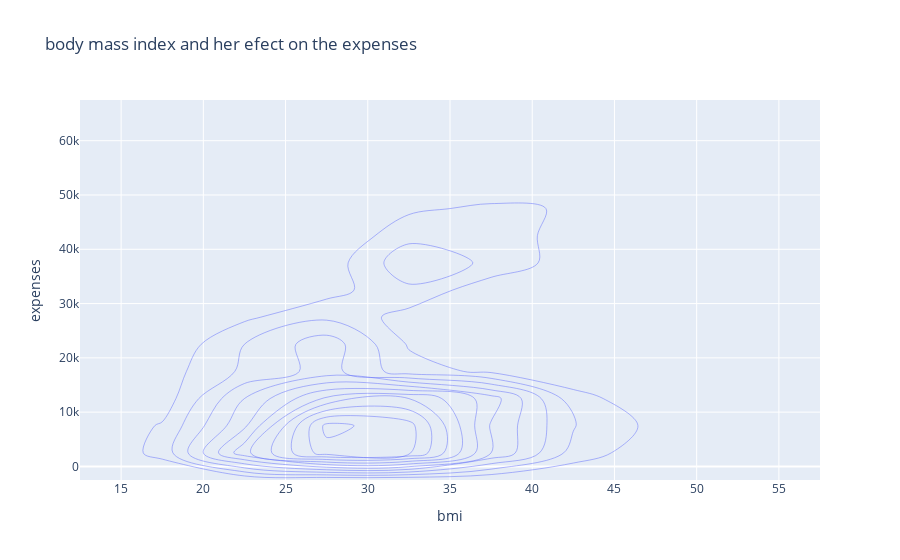

The notebook cell saved with this chart:
### Code cell
fig_bmi_1 = px.density_contour(
    data, x="bmi", y="expenses", title="body mass index and her efect on the expenses")

fig_bmi_1.update_layout(bargap=.01)

fig_bmi_1.show()

### Figure 1 — Plotly figure (JSON) as saved in the notebook; plotly's stock layout.template omitted (floating-point values rounded to 4 significant figures; data arrays with more than 128 entries replaced by an {"elided": "..."} marker saying what was removed)
{"data": [{"contours": {"coloring": "none"}, "hovertemplate": "bmi=%{x}<br>expenses=%{y}<br>count=%{z}<extra></extra>", "legendgroup": "", "line": {"color": "#636efa"}, "name": "", "showlegend": false, "type": "histogram2dcontour", "x": {"elided": "1338 float values"}, "xaxis": "x", "xbingroup": "x", "y": {"elided": "1338 float values"}, "yaxis": "y", "ybingroup": "y"}], "layout": {"bargap": 0.01, "legend": {"tracegroupgap": 0}, "title": {"text": "body mass index and her efect on the expenses"}, "xaxis": {"anchor": "y", "domain": [0, 1], "title": {"text": "bmi"}}, "yaxis": {"anchor": "x", "domain": [0, 1], "title": {"text": "expenses"}}}}
